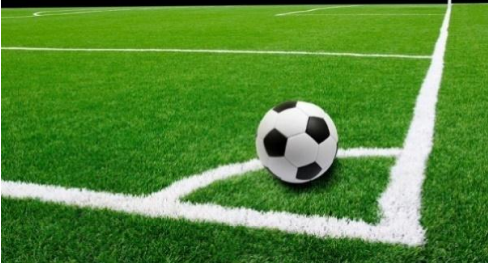
#> input picture ball.PNG, 488 x 263 px, found by its file name
$ jupyter execute cutPartDuplicatInOriginalPic.ipynb
#> lines starting #> are read from the running program, lines starting #| are printed output that depends on the picture; after the words box and inside, x2 and y2 are one past the last pixel; in counts of white or black regions, pixels touching at a corner belong together
[cell 1]
import cv2
import numpy as np
from matplotlib import pyplot as plt
def show(image):
    cv2.imshow("image" ,image)
    cv2.waitKey(0)
    cv2.destroyAllWindows()

event = [i for i in dir(cv2) if "EVENT" in i]
for a in event:
    print(a)

[cell 2]
def draw_circle(event,x,y,flags,param):

    if event == cv2.EVENT_LBUTTONDBLCLK:
        print(x,y)
        cv2.circle(img,(x,y),50,(255,0,0),5)

img = cv2.imread('ball.png')
#> img is the input picture: shape (263, 488, 3); mean B, G, R 54.7, 137.3, 84.6
cv2.namedWindow('image')
cv2.setMouseCallback('image',draw_circle)

while(1):
    cv2.imshow('image',img)
    if cv2.waitKey(20) == 27:
#> (key Esc is pressed here)
        break
cv2.destroyAllWindows()

[cell 3]
part = img[100:200,250:340]
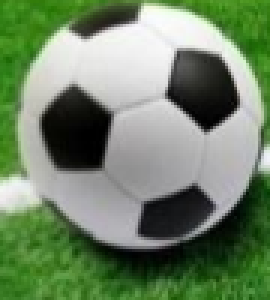
#> part: shape (100, 90, 3) (shown 3 times larger); mean B, G, R 102.9, 132.8, 111.7
img[100:200 ,100:190]= part
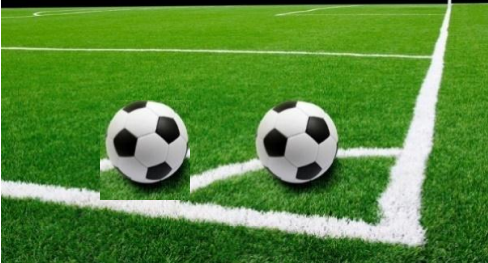
#> img: shape (263, 488, 3); 7.01% of pixels changed, all inside (x1, y1, x2, y2) = (100, 100, 190, 200)
plt.imshow(img)

plt.show()

[cell 4]
#!/usr/local/bin/python3
import numpy as np
from PIL import Image, ImageDraw

# Open the input image as numpy array, convert to RGB
img=Image.open("ball.png").convert("RGB")
#> img: PIL image 488x263 RGB
npImage=np.array(img)
h,w=img.size
#> h = 488; w = 263

# Create same size alpha layer with circle
alpha = Image.new('L', img.size,0)
#> alpha: PIL image 488x263 L; every value is 0
draw = ImageDraw.Draw(alpha)
draw.pieslice([230,90,350,200],0,360,fill=255)

# Convert alpha Image to numpy array
npAlpha=np.array(alpha)
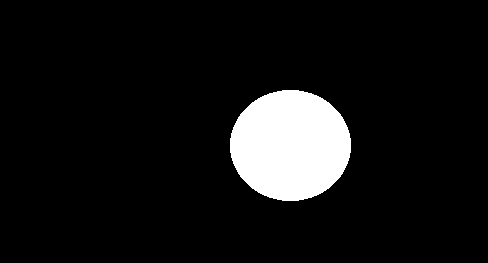
#> npAlpha: shape (263, 488); 8.2% white; 1 white region, box (x1, y1, x2, y2) and area: (230, 90, 351, 201) 10531

# Add alpha layer to RGB
npImage=np.dstack((npImage,npAlpha))
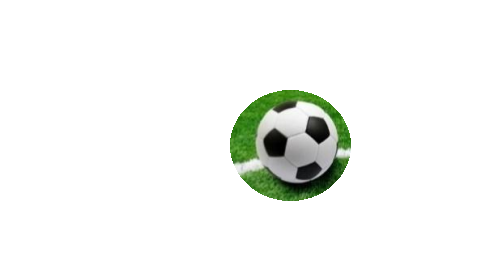
#> npImage: shape (263, 488, 4); mean R, G, B, A 84.6, 137.3, 54.7, 20.9; transparent parts drawn white

# Save with alpha
#Image.fromarray(npImage).save('result.png')
plt.imshow(npImage)

plt.show()

$ run again, with barbara.png copied over ball.PNG
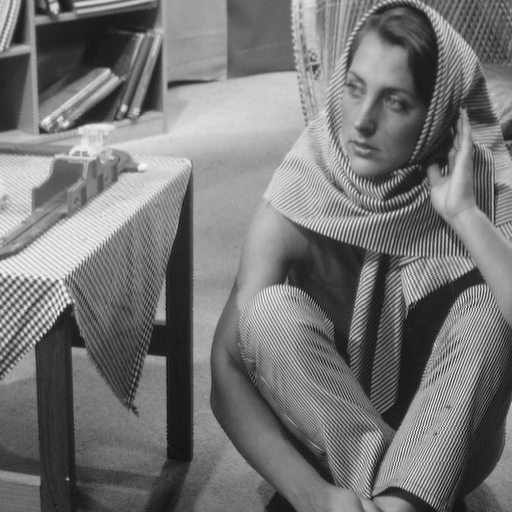
#> input picture barbara.png, 512 x 512 px, found by its file name
#> img is the input picture: shape (512, 512, 3); min 12, max 246, mean 117.4
#> img: shape (512, 512, 3); 3.4% of pixels changed, all inside (x1, y1, x2, y2) = (100, 100, 190, 200)
#> alpha: PIL image 512x512 L; every value is 0
#> `npAlpha=np.array(alpha)`:
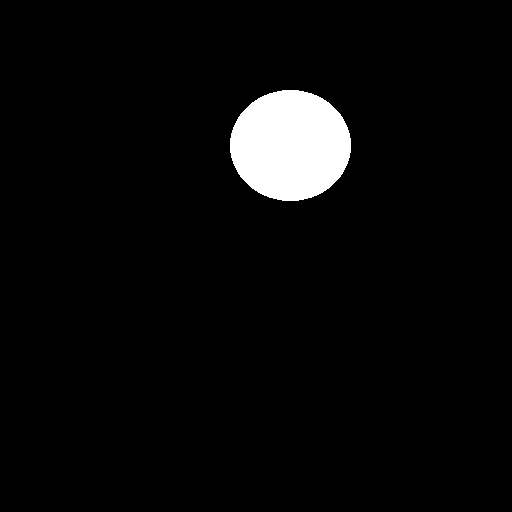
#> npAlpha: shape (512, 512); 4% white; 1 white region, box (x1, y1, x2, y2) and area: (230, 90, 351, 201) 10531
#> `npImage=np.dstack((npImage,npAlpha))`:
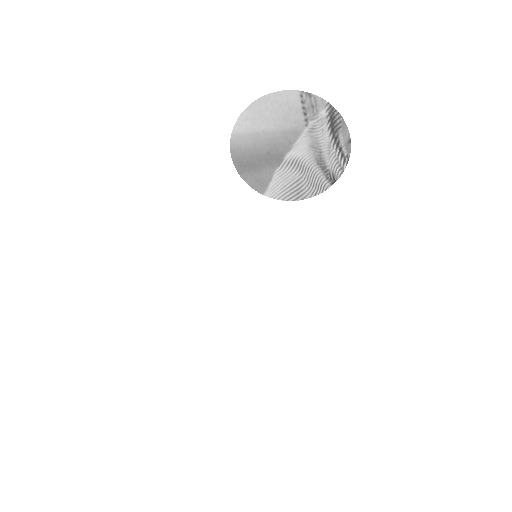
#> npImage: shape (512, 512, 4); mean R, G, B, A 117.4, 117.4, 117.4, 10.2; transparent parts drawn white
